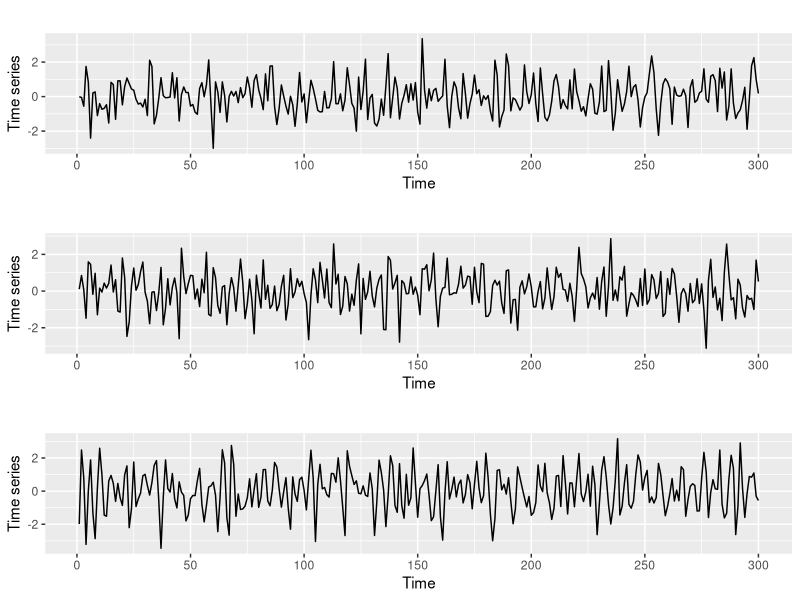
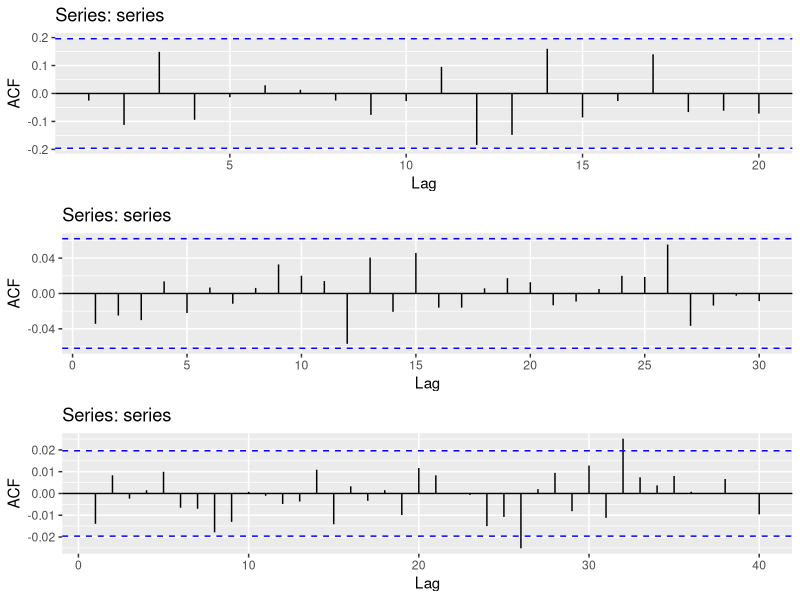
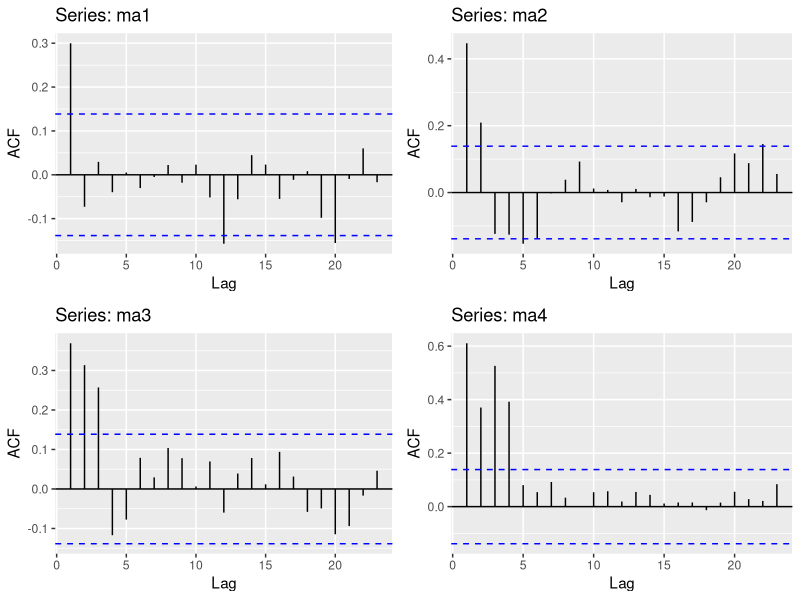
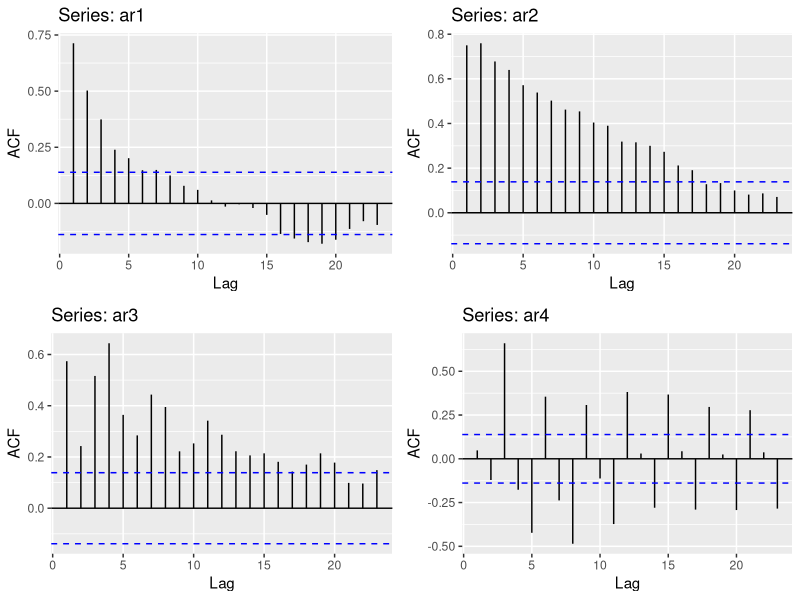
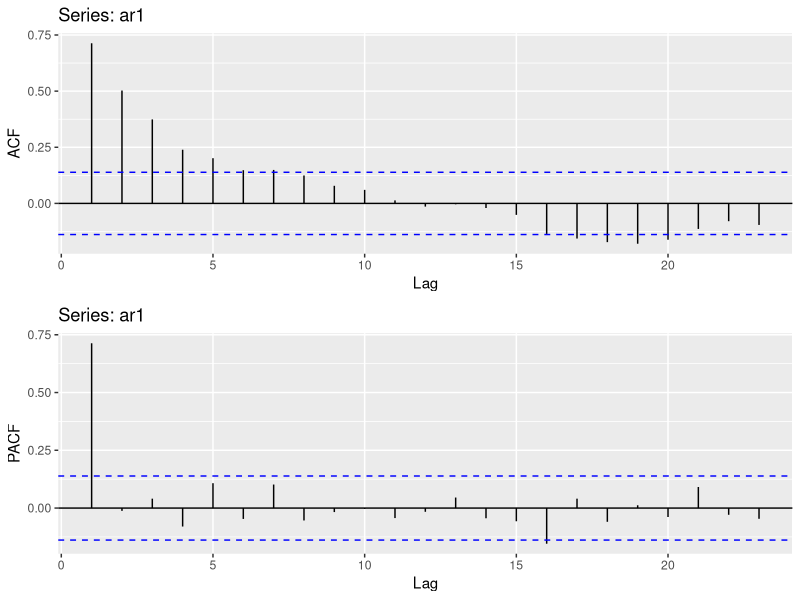
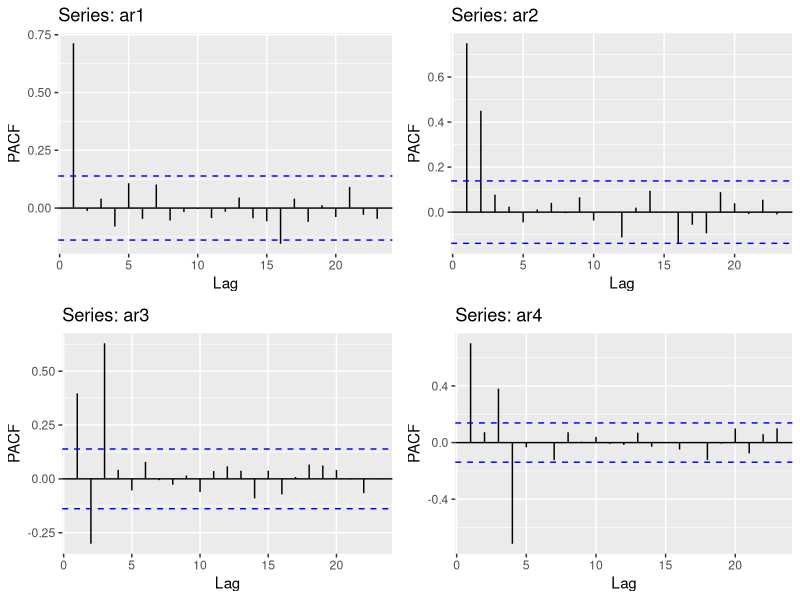
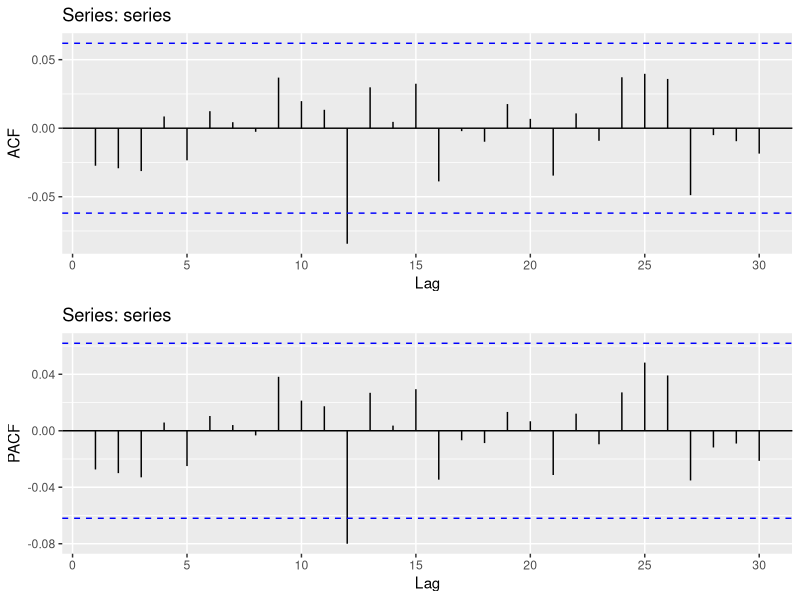
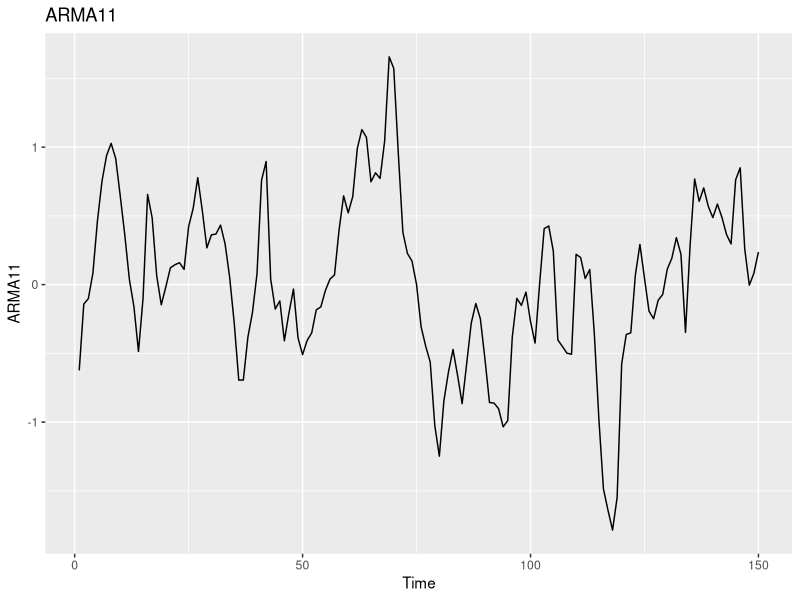

Write R code to recreate these figures, in order.
library(forecast)
library(gridExtra)

# Can you tell the difference?
set.seed(123)
plot1 <- autoplot(arima.sim(list(order=c(2,0,0),ar=c(.1,-.3)),n=300),ylab = "Time series")
plot2 <- autoplot(arima.sim(list(order=c(0,0,2),ma=c(.1,-.3)),n=300),ylab = "Time series")
plot3 <- autoplot(arima.sim(list(order=c(2,0,2),ar=c(.1,-.3),ma=c(.1,-.3)),n=300),ylab = "Time series")
gridExtra::grid.arrange(plot1,plot2,plot3)
# Understanding the blue-lines
set.seed(123)
series <- arima.sim(list(order=c(0,0,0)),n=100) # Pure noise: 100 points
acf1 <- ggAcf(series)
series <- arima.sim(list(order=c(0,0,0)),n=1000) # Pure noise:1000 points
acf2 <- ggAcf(series)
series <- arima.sim(list(order=c(0,0,0)),n=10000) # Pure noise:10000 points
acf3 <- ggAcf(series)
grid.arrange(acf1,acf2,acf3)

# Using ACF to identify MA(q)
set.seed(123)
ma1 <- arima.sim(list(ma=0.5),n=200)
ggma1 <- ggAcf(ma1)
ma2 <- arima.sim(list(ma=c(0.5,0.4)),n=200)
ggma2 <- ggAcf(ma2)
ma3 <- arima.sim(list(ma=c(0.3,0.8,0.8)),n=200)
ggma3 <- ggAcf(ma3)
ma4 <- arima.sim(list(ma=c(0.6,0.3,0.8,0.7)),n=200)
ggma4 <- ggAcf(ma4)
grid.arrange(ggma1,ggma2,ggma3,ggma4,nrow=2)

#  ACF doesn't work for AR(p)
set.seed(123)
ar1 <- arima.sim(list(ar=0.8),n=200)
ggar1 <- ggAcf(ar1)
ar2 <- arima.sim(list(ar=c(0.5,0.4)),n=200)
ggar2 <- ggAcf(ar2)
ar3 <- arima.sim(list(ar=c(0.7,-0.5,0.6)),n=200)
ggar3 <- ggAcf(ar3)
ar4 <- arima.sim(list(ar=c(0.6,-0.3,0.8,-0.7)),n=200)
ggar4 <- ggAcf(ar4)
grid.arrange(ggar1,ggar2,ggar3,ggar4,nrow=2)

# PACF works for AR(p)
set.seed(123)
ar1 <- arima.sim(list(ar=0.8),n=200)
ggar1 <- ggAcf(ar1)
ggPar1 <- ggPacf(ar1)
grid.arrange(ggar1,ggPar1,nrow=2)

# PACF works for AR(p)
set.seed(123)
ar1 <- arima.sim(list(ar=0.8),n=200)
ggar1 <- ggPacf(ar1)
ar2 <- arima.sim(list(ar=c(0.5,0.4)),n=200)
ggar2 <- ggPacf(ar2)
ar3 <- arima.sim(list(ar=c(0.7,-0.6,0.6)),n=200)
ggar3 <- ggPacf(ar3)
ar4 <- arima.sim(list(ar=c(0.9,-0.3,0.8,-0.7)),n=200)
ggar4 <- ggPacf(ar4)
grid.arrange(ggar1,ggar2,ggar3,ggar4,nrow=2)

# Residuals should behave like random noise both for ACF and PACF
set.seed(123)
series <- arima.sim(list(order=c(0,0,0)),n=1000)
grid.arrange(ggAcf(series),ggPacf(series),nrow=2)


# Residual analysis and significance
set.seed(123)
ARMA11 <- arima.sim(list(ar=0.8,ma=0.8),sd=0.25,n=150)
autoplot(ARMA11,main='ARMA11')
ggar1 <- ggAcf(ARMA11)
ggPar1 <- ggPacf(ARMA11)
grid.arrange(ggar1,ggPar1,nrow=1)
######################################################################################
# Easier way to plot
######################################################################################
ggtsdisplay(ARMA11)

# Let's fit some models
fit1 <- arima(ARMA11,order=c(1,0,0))  # Base-R arima function
checkresiduals(fit1)
fit1 <- Arima(ARMA11,order=c(1,0,0)) # We will use Arima with capital "A" as it allows including "c"
checkresiduals(fit1)
Box.test(fit1$residuals,lag=10, fitdf=0, type="Lj")
# Intermission: How likely are outliers if residuals are normal?
1-pnorm(1.96) # Probability of larger than 1.96*sigma
pnorm(-1.96) #  Probability of lower than -1.96
(1-pnorm(1.96)+pnorm(-1.96))*100 # 5%

1-pnorm(4) # Probability of larger than 4*sigma
pnorm(-4) #  Probability of lower than -4
(1-pnorm(4)+pnorm(-4))*100 # 5%

# Let's fit another model
fit2 <- Arima(ARMA11,order=c(0,0,1))
checkresiduals(fit2)
Box.test(fit2$residuals)
fit3 <- Arima(ARMA11,order=c(1,0,1))
checkresiduals(fit3)
Box.test(fit3$residuals,lag=10, fitdf=0, type="Lj")
summary(fit3)
# Significance test
library(lmtest)
coeftest(fit3)

# Unit root
autoplot(fit3)

autoplot(ARMA11,series='Data') +
  autolayer(fitted(fit3),series="Fitted")
# Compare with other models
autoplot(ARMA11,series='Data') +
  autolayer(fitted(fit1),series="Fitted")
autoplot(ARMA11,series='Data') +
  autolayer(fitted(fit2),series="Fitted")


autoplot(forecast(fit3,h = 10))

# Scenario generation
print(fit3)
set.seed(123)
gridExtra::grid.arrange(autoplot(ARMA11,series="Original",ylab=""),
  autoplot(arima.sim(list(order=c(1,0,1),ar=0.7228,ma=0.9254),sd=sd(fit3$residuals),n=150),series="Sim1",ylab=""),
  autoplot(arima.sim(list(order=c(1,0,1),ar=0.7228,ma=0.9254),sd=sd(fit3$residuals),n=150),series="Sim2",ylab=""),
  autoplot(arima.sim(list(order=c(1,0,1),ar=0.7228,ma=0.9254),sd=sd(fit3$residuals),n=150),series="Sim3",ylab=""))

# More on stability and stationarity: the kpss test
library(urca)
summary(ur.kpss(ARMA11))

